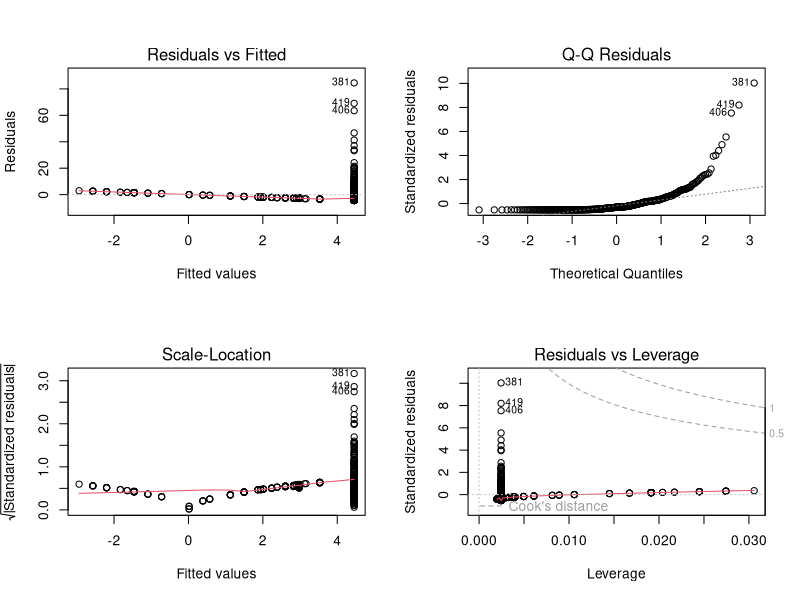
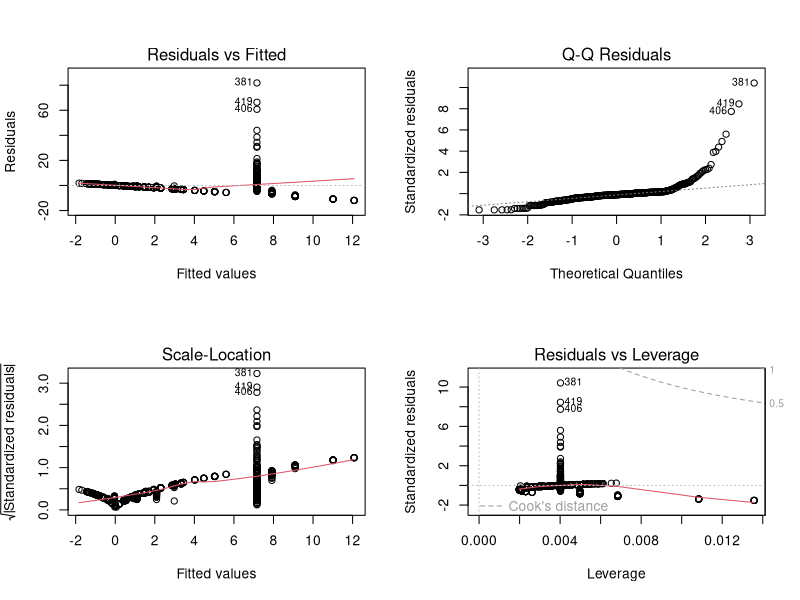
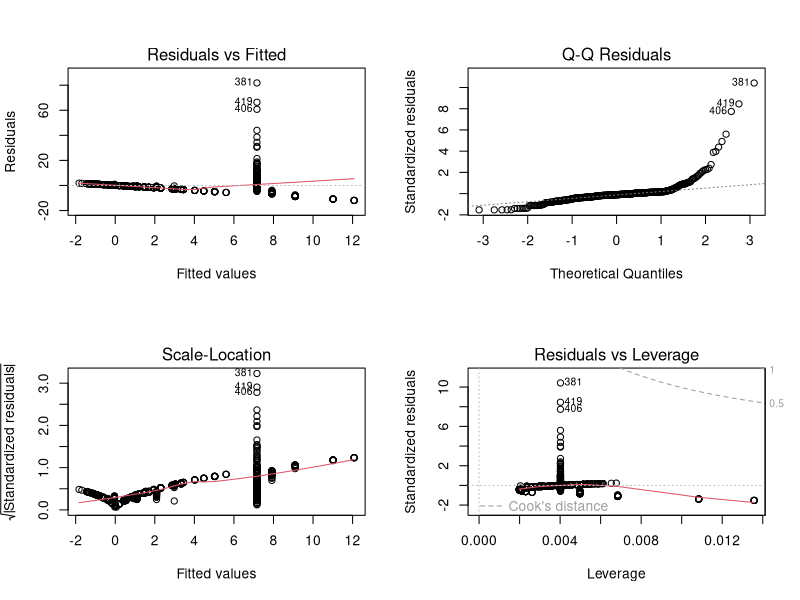
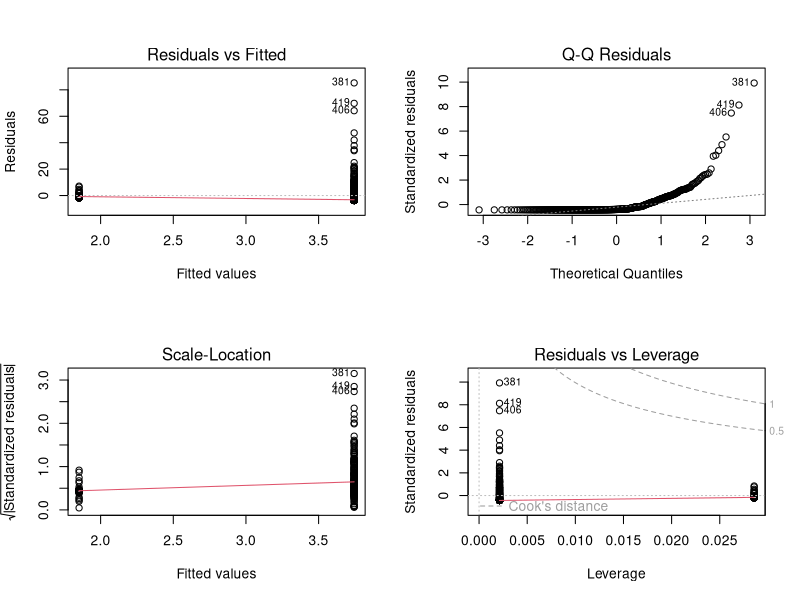
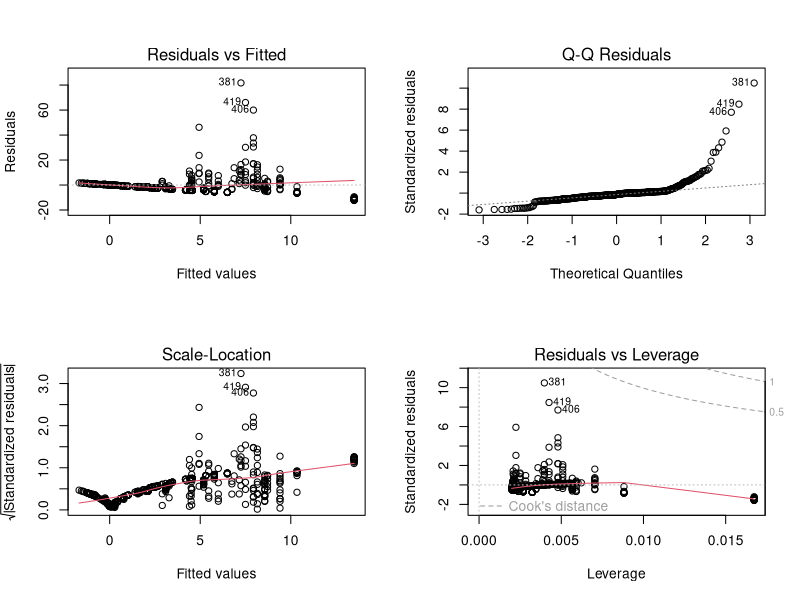
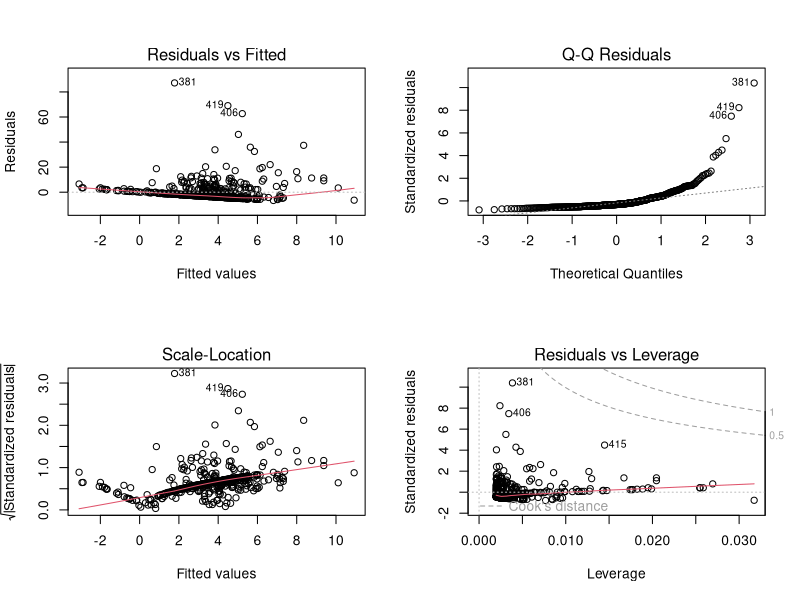
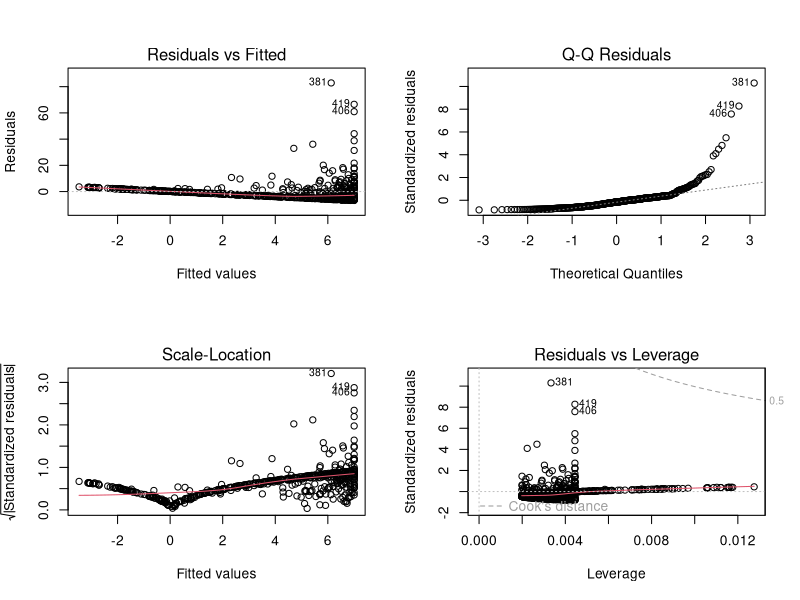
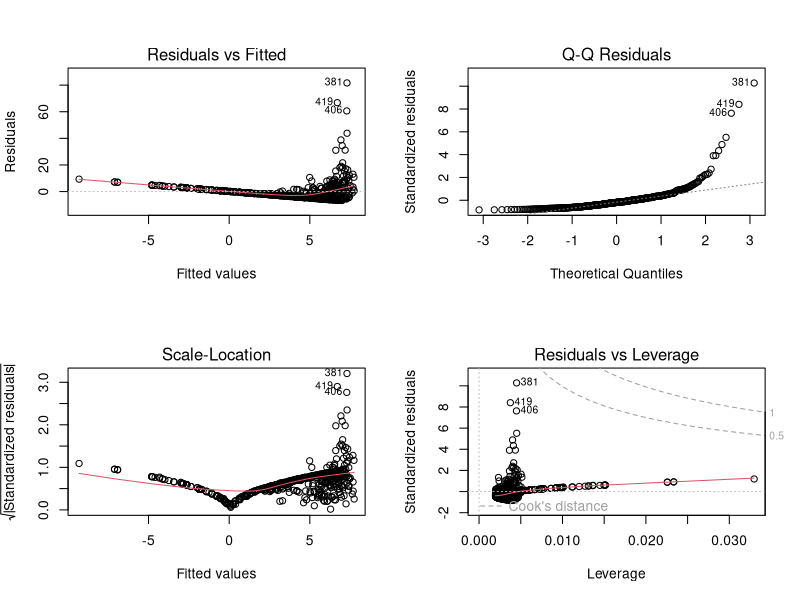

These figures' R source, in order:
## ---- chunk 1
knitr::opts_chunk$set(echo = TRUE)
## ---- chunk 2
library(MASS) # Boston
library(tidyverse)
## ---- chunk 3
attach(Boston) # Attaching the Boston dataset to workspace

lm.function = function(predictor) {
  
  fit1 <- lm(crim ~ predictor, data = Boston)
  #fit1$coefficients
  # names(fit1$coefficients) <- c('Intercept', predictor)
  return(summary(fit1))
}

# for (v in c(rm, age)) {
#   summary(lm(crim ~ v, data = Boston))
# }
# lm.function(rm)
## ---- chunk 4
lm.zn = lm(crim ~ zn, data = Boston)
summary(lm.zn)
## ---- chunk 5
par(mfrow = c(2,2))
plot(lm.zn)
## ---- chunk 6
lm.indus = lm(crim ~ indus, data = Boston)
summary(lm.indus)
## ---- chunk 7
par(mfrow = c(2,2))
plot(lm.indus)
## ---- chunk 8
lm.chas = lm(crim ~ chas, data = Boston)
summary(lm.chas)
## ---- chunk 9
lm.nox = lm(crim ~ nox, data = Boston)
summary(lm.nox)
## ---- chunk 10
lm.rm = lm(crim ~ rm, data = Boston)
summary(lm.rm)
## ---- chunk 11
lm.age = lm(crim ~ age, data = Boston)
summary(lm.age)
## ---- chunk 12
lm.dis = lm(crim ~ dis, data = Boston)
summary(lm.dis)
## ---- chunk 13
lm.rad = lm(crim ~ rad, data = Boston)
summary(lm.rad)
## ---- chunk 14
lm.tax = lm(crim ~ tax, data = Boston)
summary(lm.tax)
## ---- chunk 15
lm.ptratio = lm(crim ~ ptratio, data = Boston)
summary(lm.ptratio)
## ---- chunk 16
lm.black = lm(crim~black)
summary(lm.black)
## ---- chunk 17
lm.lstat = lm(crim ~ lstat, data = Boston)
summary(lm.lstat)
## ---- chunk 18
lm.medv = lm(crim ~ medv, data = Boston)
summary(lm.medv)
## ---- chunk 19
par(mfrow = c(2,2))
plot(lm.indus)
plot(lm.chas)
plot(lm.nox)
plot(lm.rm)
plot(lm.age)
plot(lm.dis)
plot(lm.rad)
plot(lm.tax)
plot(lm.ptratio)
plot(lm.lstat)
plot(lm.medv)
## ---- chunk 20
lm.all = lm(crim ~ ., data=Boston)
summary(lm.all)
## ---- chunk 21
x = c(coefficients(lm.zn)[2],
      coefficients(lm.indus)[2],
      coefficients(lm.chas)[2],
      coefficients(lm.nox)[2],
      coefficients(lm.rm)[2],
      coefficients(lm.age)[2],
      coefficients(lm.dis)[2],
      coefficients(lm.rad)[2],
      coefficients(lm.tax)[2],
      coefficients(lm.ptratio)[2],
      coefficients(lm.black)[2],
      coefficients(lm.lstat)[2],
      coefficients(lm.medv)[2])
y = coefficients(lm.all)[2:14]
## ---- chunk 22
par(mfrow = c(1,1)) # 1 plot
plot(x, y)
## ---- chunk 23
lm.poly.zn = lm(crim ~ zn + I(zn^2) + I(zn^3), data = Boston)
summary(lm.poly.zn)
## ---- chunk 24
par(mfrow = c(2,2))
plot(lm.zn)
## ---- chunk 25
lm.poly.indus = lm(crim ~ indus + I(indus^2) + I(indus^3), data = Boston)
summary(lm.poly.indus)
## ---- chunk 26
lm.poly.chas = lm(crim ~ chas + I(chas^2) + I(chas^3), data = Boston)
summary(lm.poly.chas)

## ---- chunk 27
lm.poly.nox = lm(crim ~ nox + I(nox^2) + I(nox^3), data = Boston)
summary(lm.poly.nox)
## ---- chunk 28
lm.poly.rm = lm(crim ~ rm + I(rm^2) + I(rm^3), data = Boston)
summary(lm.poly.rm)
## ---- chunk 29
lm.poly.age = lm(crim ~ age + I(age^2) + I(age^3), data = Boston)
summary(lm.poly.age)
## ---- chunk 30
lm.poly.dis = lm(crim ~ dis + I(dis^2) + I(dis^3), data = Boston)
summary(lm.poly.dis)
## ---- chunk 31
lm.poly.rad = lm(crim ~ rad + I(rad^2) + I(rad^3), data = Boston)
summary(lm.poly.rad)
## ---- chunk 32
lm.poly.tax = lm(crim ~ tax + I(tax^2) + I(tax^3), data = Boston)
summary(lm.poly.tax)
## ---- chunk 33
lm.poly.ptratio = lm(crim ~ ptratio + I(ptratio^2) + I(ptratio^3), data = Boston)
summary(lm.poly.ptratio)
## ---- chunk 34
lm.poly.lstat = lm(crim ~ lstat + I(lstat^2) + I(lstat^3), data = Boston)
summary(lm.poly.lstat)
## ---- chunk 35
lm.poly.medv = lm(crim ~ medv + I(medv^2) + I(medv^3), data = Boston)
summary(lm.poly.medv)
